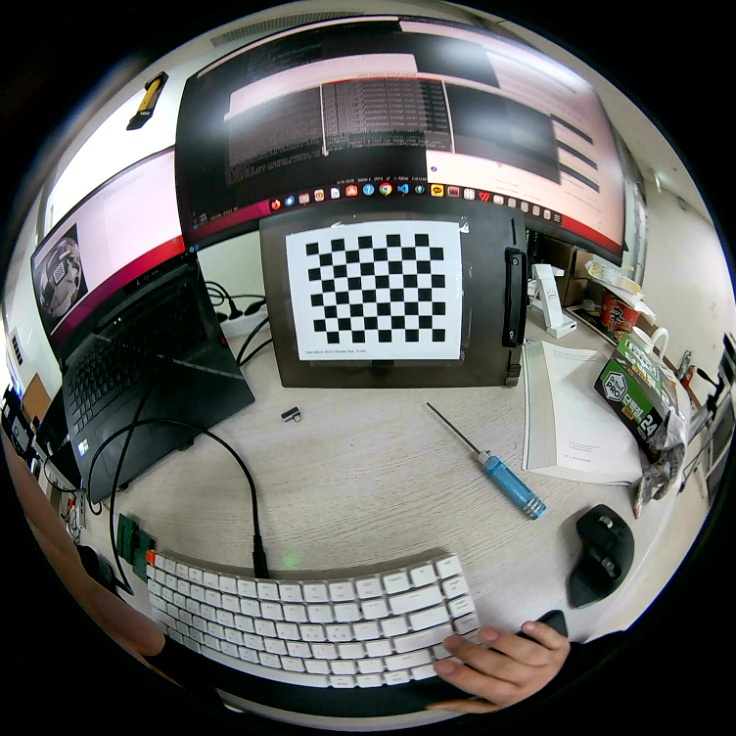
#> input picture distorted_l/left0000.jpg, 736 x 736 px; its folder holds only this picture in this run
$ python undistort.py   (older library calls are emulated)
#> lines starting #> are read from the running program, lines starting #| are printed output that depends on the picture
import cv2
import numpy as np
import os
import matplotlib.pyplot as plt

camera_matrix = np.array([[234.145229, 0.330551, 370.627918],
                          [0.000000, 236.049533, 364.741985],
                          [0.000000, 0.000000, 1.000000]], dtype=np.float64)

distortion_coeffs =np.array([-0.022016, -0.006007, 0.001086, -0.000218], dtype=np.float64)

E = np.eye(3, dtype=np.float64)

current_dir = os.path.dirname(os.path.abspath(__file__))
input_folder = os.path.join(current_dir, 'distorted_l')
output_folder = os.path.join(current_dir, 'undistorted_l')

original_images = []
undistorted_images = []

if not os.path.exists(output_folder):
    os.makedirs(output_folder)

image_files = [f for f in os.listdir(input_folder) if f.endswith(('.png', '.jpg', '.jpeg'))]

def undistort_image(input_frame):
    size = (input_frame.shape[1], input_frame.shape[0])

    map1, map2 = cv2.fisheye.initUndistortRectifyMap(
        camera_matrix, distortion_coeffs, E, camera_matrix, size, cv2.CV_16SC2
    )

    undistort = cv2.remap(input_frame, map1, map2, interpolation=cv2.INTER_LINEAR, borderMode=cv2.BORDER_CONSTANT)

    return undistort

def main():
    for image_file in image_files:
        input_frame = cv2.imread(os.path.join(input_folder, image_file))
#> input_frame is the input picture: shape (736, 736, 3); mean B, G, R 96.1, 98.2, 97.7
        undistort = undistort_image(input_frame)
#> in undistort_image, `undistort = cv2.remap(input_frame, map1, map2, interpolation=cv2.INTER..`:
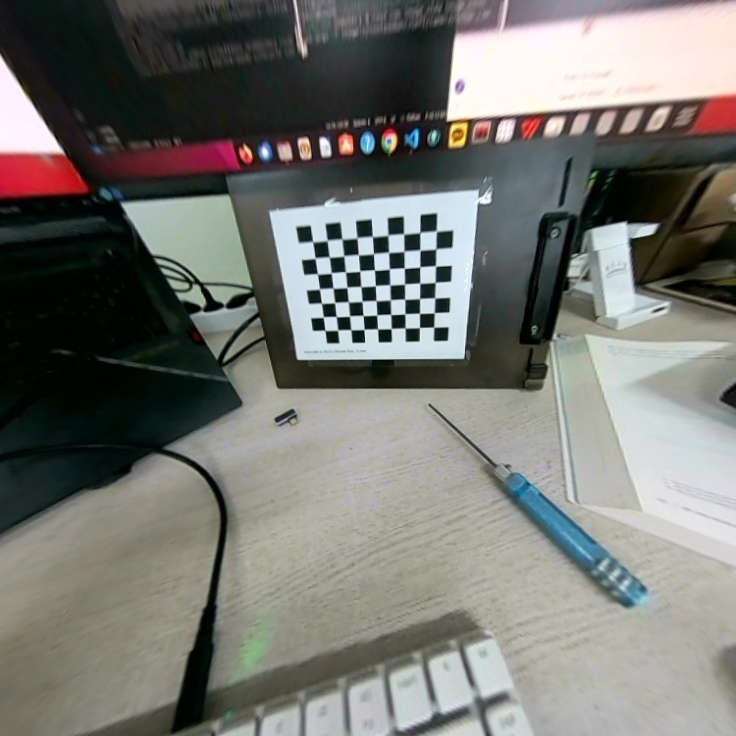
#> undistort: shape (736, 736, 3); mean B, G, R 113.5, 118.6, 117.8

        original_images.append(input_frame)
        undistorted_images.append(undistort)

        output_path = os.path.join(output_folder, f'undistorted_{image_file}')
        cv2.imwrite(output_path, undistort)

    n_images = len(original_images)
#> n_images = 1
    if n_images > 0:
        for i in range(0, n_images, 2):
            current_group = min(2, n_images - i)
#> this loop made 1 pass
#> current_group on pass 1: 1

        fig, axes = plt.subplots(current_group, 2, figsize=(10, 5*current_group))

        if current_group == 1:
            axes = axes.reshape(1, -1)

        for idx in range(current_group):
            image_idx = i + idx
            axes[idx, 0].imshow(original_images[image_idx])
            axes[idx, 0].set_title(f'Original Image {image_idx+1}')
            axes[idx, 0].axis('off')

            axes[idx, 1].imshow(undistorted_images[image_idx])
            axes[idx, 1].set_title(f'Undistorted Image {image_idx+1}')
            axes[idx, 1].axis('off')

        plt.tight_layout()
        plt.show()
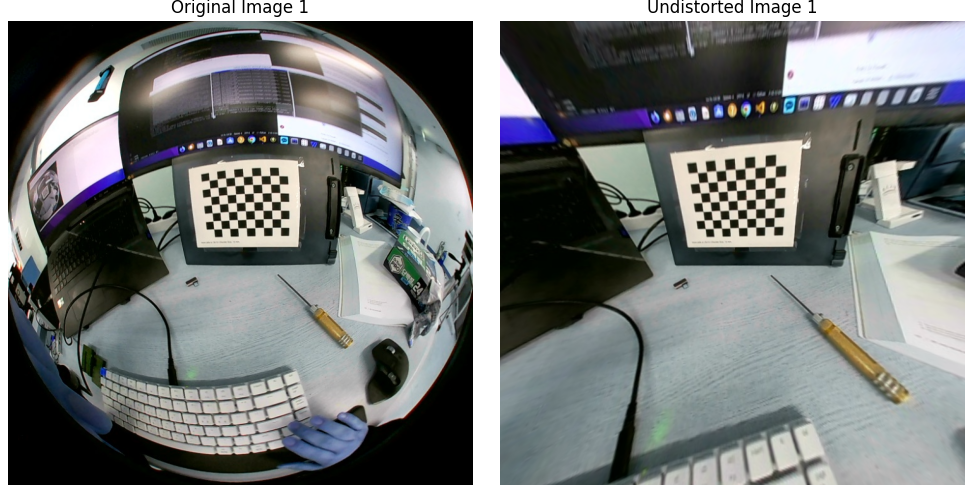
#> figure drawn by matplotlib, 2 panels; B, G, R data is drawn as R, G, B
    else:
        print("Failed to find any images to process.")

if __name__ == "__main__":
    main()
